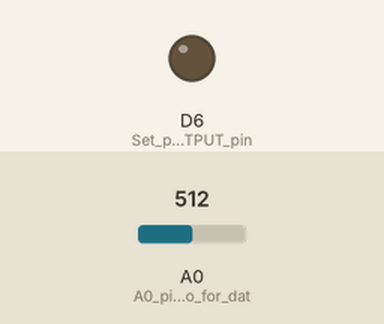
Simulated run of this sketch. Board: ESP8266 (NodeMCU). Parts: output pins drawn as LEDs (lit = HIGH). The inputs (shaded band) are chosen by the test bench; at power-on: A0 (A0_pin_of_arduino_for_dat) = 512. What the sketch prints to the serial monitor is not drawn.

Above: at 1.5 s.
1.6 s: A0 (A0_pin_of_arduino_for_dat) set to 540
3.5 s: A0 (A0_pin_of_arduino_for_dat) set to 564
At 4.7 s:
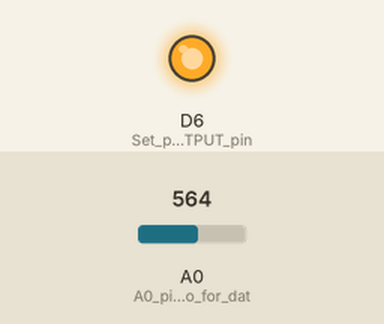
5.8 s: A0 (A0_pin_of_arduino_for_dat) set to 511
At 6.7 s:
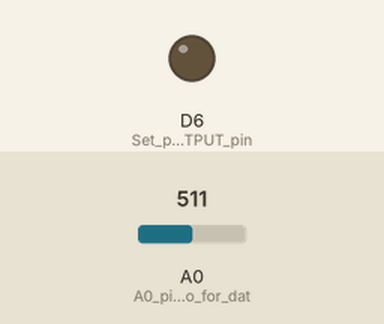
7.8 s: A0 (A0_pin_of_arduino_for_dat) set to 560
At 8.7 s:
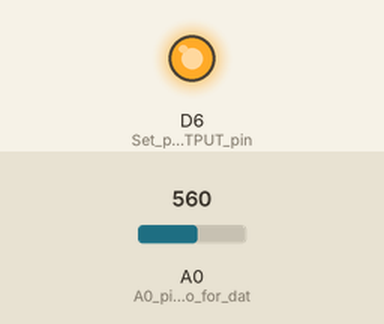
Timing chart, 0 to 10.8 s (numbered marks = the images above; inputs shaded):
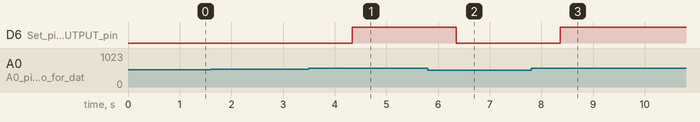

The sketch:

Farmlynk_water_extractor.ino
```cpp
// This code is modified for FARMLYNK by Hraday Sadrani (Student of K.E.S.I.A.W. ENG. MED. SCHOOL, PANVEL).
#include <ESP8266WiFi.h>
int percentage;
int map_low = 1030;
int map_high = 300;
int Relay = D6;       // D6


void setup()
{
  Serial.begin(115200);
  pinMode(A0, INPUT); // A0 pin of arduino for data sended by moisture sensor
  pinMode(D6, OUTPUT); // Set pin D6 as OUTPUT pin, to send signal to WATER EXTRACTOR (RELAY)
  delay(300);
}
void loop()
{
  int SensorValue= analogRead(A0);
  percentage = map(SensorValue, map_low, map_high, 0, 100);
  Serial.print(percentage);

  Serial.print("% - ");

  if(SensorValue >= 550)
{
   Serial.println("No need to extract water - पानी निकालने की जरूरत नहीं है");
   digitalWrite(D6,HIGH); //if soil moisture sensor provides HIGH value THEN IT WILL OFF WATER EXTRACTOR
   delay(1000);
  }
  if(SensorValue < 550)
{
   Serial.println("HIGH WATER, NEED TO EXTRACT IT - उच्च पानी स्तर, अतिरिक्त पानी निकालने की जरूरत है");
   digitalWrite(D6,LOW); //if soil moisture sensor provides SUPER HIGH value THEN IT WILL ON WATER EXTRACTOR
   delay(1000);

  }
}
```

Measured:
- the behaviour switches between 549 and 550 on A0 (A0_pin_of_arduino_for_dat) (found by bisection; images 0 and 1)
- after the input at 1.6 s, every drawn part: stays the same
- after the input at 3.5 s, D6 (Set_pin_D6_as_OUTPUT_pin): LOW → HIGH after 0.84 s
- after the input at 5.8 s, D6 (Set_pin_D6_as_OUTPUT_pin): HIGH → LOW after 0.55 s
- after the input at 7.8 s, D6 (Set_pin_D6_as_OUTPUT_pin): LOW → HIGH after 0.57 s
